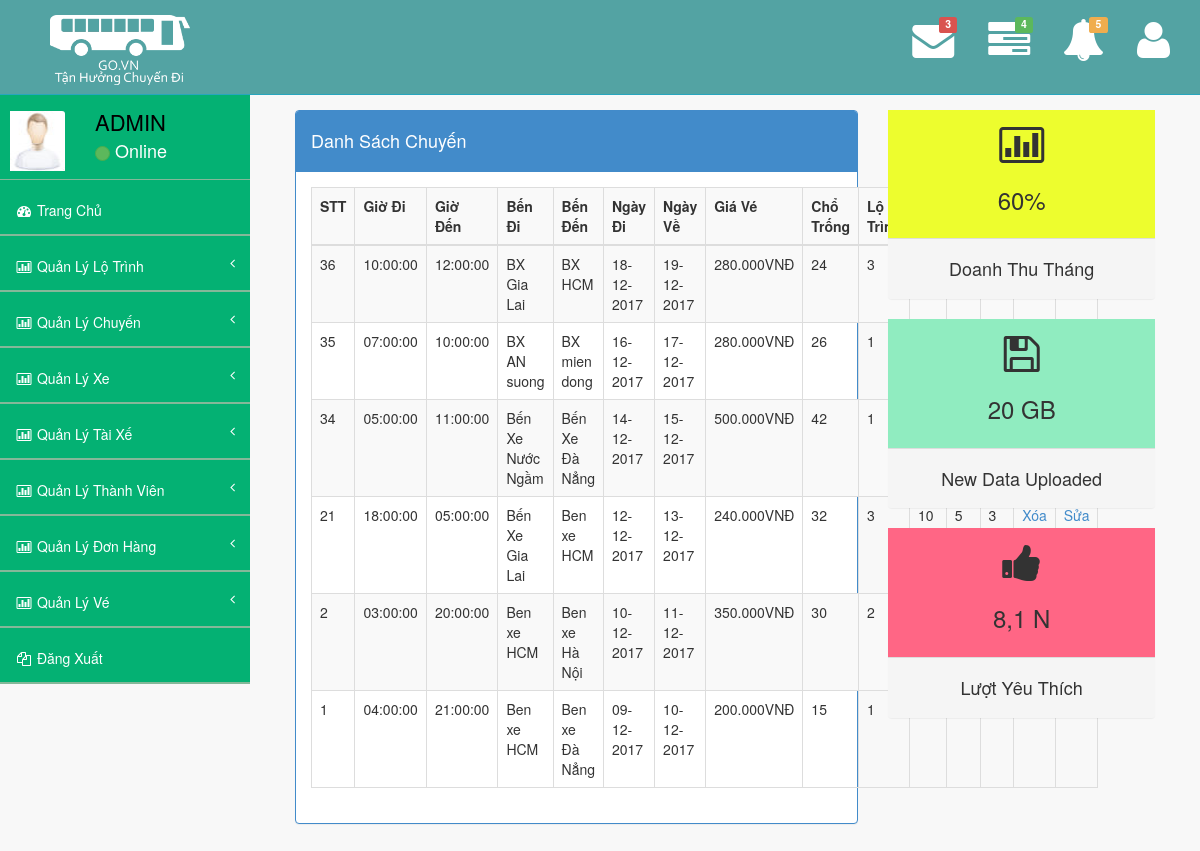
The app's page /admin.php?p=danhsachchuyen with its own data.
### tables this page shows
CREATE TABLE `chuyenxe` (
  `id` int(11) NOT NULL,
  `Giodi` time NOT NULL,
  `Gioden` time NOT NULL,
  `Diemdi` varchar(200) NOT NULL,
  `Diemden` varchar(200) NOT NULL,
  `Ngaydi` date NOT NULL,
  `Ngayve` date NOT NULL,
  `Giave` int(11) NOT NULL,
  `Chotrong` varchar(200) NOT NULL,
  `id_lotrinh` int(11) NOT NULL,
  `id_taixe` int(11) NOT NULL,
  `id_xe` int(11) NOT NULL,
  `id_vexe` int(11) NOT NULL
);

### page/danhsachchuyen.php (the view, shortened to what this page needs)
<form action="" method="POST" accept-charset="utf-8" enctype="multipart/form-data">
<div id="page-wrapper">
            <div >
                <div class="col-lg-8">
                    <div class="panel panel-primary">
                        <div class="panel-heading">
                            <h4> Danh Sách Chuyến</h4>
                        </div>
                        <div class="panel-body">
                            <div class="row">
                                <div class="col-lg-12">
                                    <div class="table-responsive">
                                        <table class="table table-bordered table-hover table-striped">
                                            <tbody>
                                                <tr>
                                                    <th width="50">STT</th>
                                                    <th width="120">Giờ Đi</th>
                                                   <th width="120">Giờ Đến</th>
                                                   <th width="230">Bến Đi</th>
                                                   <th width="230">Bến Đến</th>
                                                   <th width="120">Ngày Đi</th>
                                                   <th width="120">Ngày Về</th>
                                                   <th width="120">Giá Vé</th>
                                                   <th width="80">Chổ Trống</th>
                                                   <th width="80">Lộ Trình</th>
                                                   <th width="80">Tài Xế</th>
                                                   <th width="80">Xe</th>
                                                   <th width="80">Vé Xe</th>
                                                   <th colspan="2">Action</th>
                                                </tr>
                                            </tbody>
                                            <tbody>
                                            <?php
                                                $stmt = $conn->prepare("SELECT * FROM `chuyenxe` ORDER BY id DESC");
                                                $stmt -> execute();
                                                $data = $stmt -> fetchAll(PDO::FETCH_ASSOC);
                                                foreach ($data as $item) {
                                             ?>
                                                <tr>
                                                    <td><?php echo $item["id"]; ?></td>
                                                    <td><?php echo $item["Giodi"]; ?></td>
                                                    <td><?php echo $item["Gioden"]; ?></td>
                                                    <td><?php echo $item["Diemdi"]; ?></td>
                                                    <td><?php echo $item["Diemden"]; ?></td>
                                                    <td><?php echo date_format(date_create($item["Ngaydi"]),"d-m-Y"); ?></td>
                                                    <td><?php echo date_format(date_create($item["Ngayve"]),"d-m-Y"); ?></td>
                                                    <td><?php echo number_format($item["Giave"],0,",",".") . "VNĐ"; ?></td>
                                                    <td><?php echo $item["Chotrong"]; ?></td>
                                                    <td><?php echo $item["id_lotrinh"]; ?></td>
                                                    <td><?php echo $item["id_taixe"]; ?></td>
                                                    <td><?php echo $item["id_xe"]; ?></td>
                                                    <td><?php echo $item["id_vexe"]; ?></td>
                                                    <td width="50px"><a href="admin.php?p=xoachuyen&id=<?php echo $item["id"]?>">Xóa</a></td>
                                                    <td width="50px"><a href="admin.php?p=suachuyen&id=<?php echo $item["id"]?>">Sửa</a></td>
                                                </tr>
                                                <?php } ?>
                                            </tbody>
                                        </table>
                                    </div>
                                </div>
                            </div>
                        </div>
                    </div>
                </div>
                <div class="col-lg-4">
                    <div class="panel panel-primary text-center no-boder">
                        <div class="panel-body yellow">
                            <i class="fa fa-bar-chart-o fa-3x"></i>
                            <h3>60% </h3>
                        </div>
                        <div class="panel-footer">
                            <span class="panel-eyecandy-title"><h4>Doanh Thu Tháng</h4>
                            </span>
                        </div>
                    </div>
                    <div class="panel panel-primary text-center no-boder">
                        <div class="panel-body green">
                            <i class="fa fa fa-floppy-o fa-3x"></i>
                            <h3>20 GB</h3>
                        </div>
                        <div class="panel-footer">
                            <span class="panel-eyecandy-title"><h4>New Data Uploaded</h4>
                            </span>
                        </div>
                    </div>
                    <div class="panel panel-primary text-center no-boder">
                        <div class="panel-body red">
                            <i class="fa fa-thumbs-up fa-3x"></i>
                            <h3>8,1 N </h3>
                        </div>
                        <div class="panel-footer">
                            <span class="panel-eyecandy-title"><h4>Lượt Yêu Thích</h4>
                            </span>
                        </div>
                    </div>
                </div>
            </div>
        </div>
        </form>

### admin/assets/css/style.css (style rules this page uses)
body { background-color: #f8f8f8; }

### admin/assets/css/main-style2.css (style rules this page uses)
.green { background-color:rgb(144, 236, 192); }
.red { background-color:rgb(255, 102, 133); }
.yellow { background-color:rgb(237, 253, 46); }
.no-boder { border:0px solid #5bc0de !important; }
@media (min-width:768px) { #page-wrapper { position: inherit; margin: 0 0 0 250px; padding: 0 30px; min-height: 1000px; } }

### records on screen
chuyenxe: id "36", Giodi "10:00:00", Gioden "12:00:00", Diemdi "BX Gia Lai", Diemden "BX HCM", Ngaydi "18-12-2017", Ngayve "19-12-2017", Giave "280.000", Chotrong "24", id_lotrinh "3"
chuyenxe: id "35", Giodi "07:00:00", Gioden "10:00:00", Diemdi "BX AN suong", Diemden "BX mien dong", Ngaydi "16-12-2017", Ngayve "17-12-2017", Giave "280.000", Chotrong "26", id_lotrinh "1"
chuyenxe: id "34", Giodi "05:00:00", Gioden "11:00:00", Diemdi "Bến Xe Nước Ngầm", Diemden "Bến Xe Đà Nẳng", Ngaydi "14-12-2017", Ngayve "15-12-2017", Giave "500.000", Chotrong "42", id_lotrinh "1"
chuyenxe: id "21", Giodi "18:00:00", Gioden "05:00:00", Diemdi "Bến Xe Gia Lai", Diemden "Ben xe HCM", Ngaydi "12-12-2017", Ngayve "13-12-2017", Giave "240.000", Chotrong "32", id_lotrinh "3", id_taixe "10", id_xe "5", id_vexe "3"
chuyenxe: id "2", Giodi "03:00:00", Gioden "20:00:00", Diemdi "Ben xe HCM", Diemden "Ben xe Hà Nội", Ngaydi "10-12-2017", Ngayve "11-12-2017", Giave "350.000", Chotrong "30", id_lotrinh "2"
chuyenxe: id "1", Giodi "04:00:00", Gioden "21:00:00", Diemdi "Ben xe HCM", Diemden "Ben xe Đà Nẳng", Ngaydi "09-12-2017", Ngayve "10-12-2017", Giave "200.000", Chotrong "15", id_lotrinh "1"
